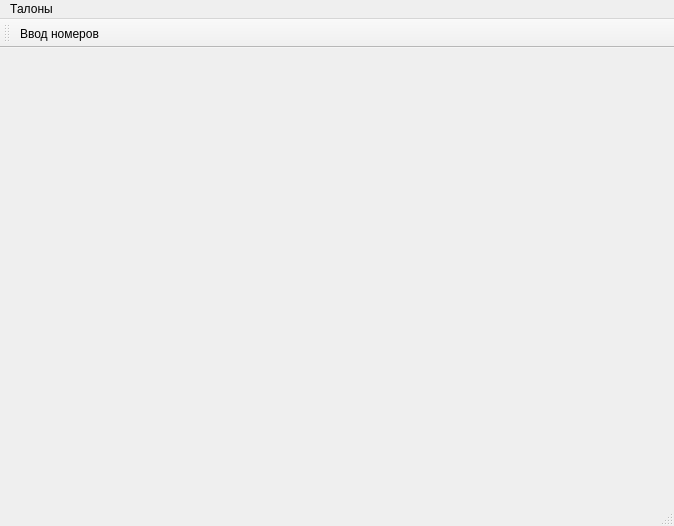
<?xml version="1.0" encoding="UTF-8"?>
<ui version="4.0">
 <class>MainWindow</class>
 <widget class="QMainWindow" name="MainWindow">
  <property name="geometry">
   <rect>
    <x>0</x>
    <y>0</y>
    <width>674</width>
    <height>526</height>
   </rect>
  </property>
  <property name="windowTitle">
   <string>MainWindow</string>
  </property>
  <widget class="QWidget" name="centralWidget"/>
  <widget class="QMenuBar" name="menuBar">
   <property name="geometry">
    <rect>
     <x>0</x>
     <y>0</y>
     <width>674</width>
     <height>21</height>
    </rect>
   </property>
   <widget class="QMenu" name="menu">
    <property name="title">
     <string>Талоны</string>
    </property>
    <addaction name="actionInputNumber"/>
   </widget>
   <addaction name="menu"/>
  </widget>
  <widget class="QToolBar" name="mainToolBar">
   <property name="iconSize">
    <size>
     <width>32</width>
     <height>32</height>
    </size>
   </property>
   <attribute name="toolBarArea">
    <enum>TopToolBarArea</enum>
   </attribute>
   <attribute name="toolBarBreak">
    <bool>false</bool>
   </attribute>
   <addaction name="actionInputNumber"/>
  </widget>
  <widget class="QStatusBar" name="statusBar"/>
  <action name="actionInputNumber">
   <property name="icon">
    <iconset resource="resource.qrc">
     <normaloff>:/image/form.png</normaloff>:/image/form.png</iconset>
   </property>
   <property name="text">
    <string>Ввод номеров</string>
   </property>
   <property name="toolTip">
    <string>Ввод номеров талонов</string>
   </property>
   <property name="shortcut">
    <string>Ctrl+I</string>
   </property>
  </action>
 </widget>
 <layoutdefault spacing="6" margin="11"/>
 <resources>
  <include location="resource.qrc"/>
 </resources>
 <connections/>
</ui>
